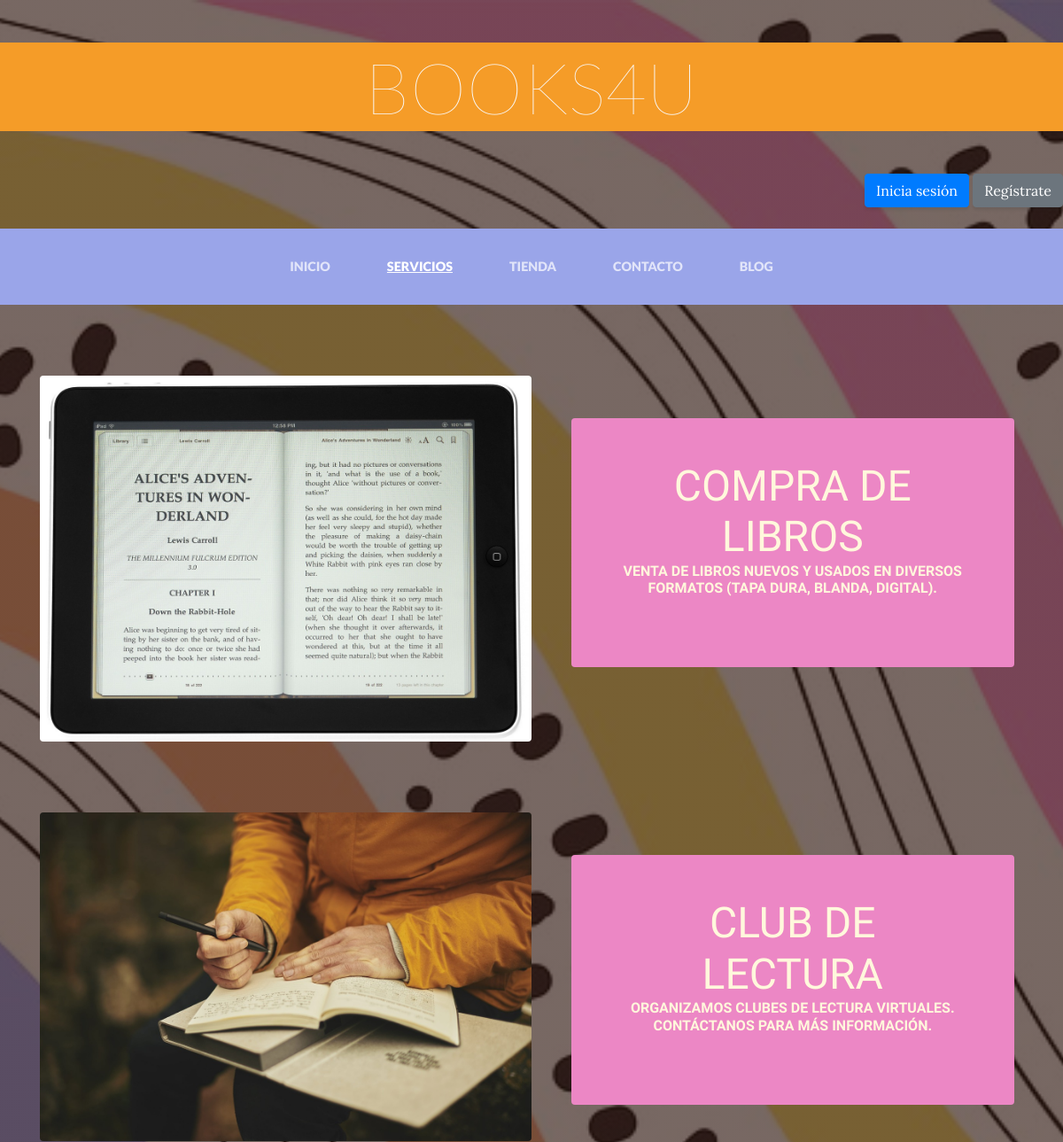
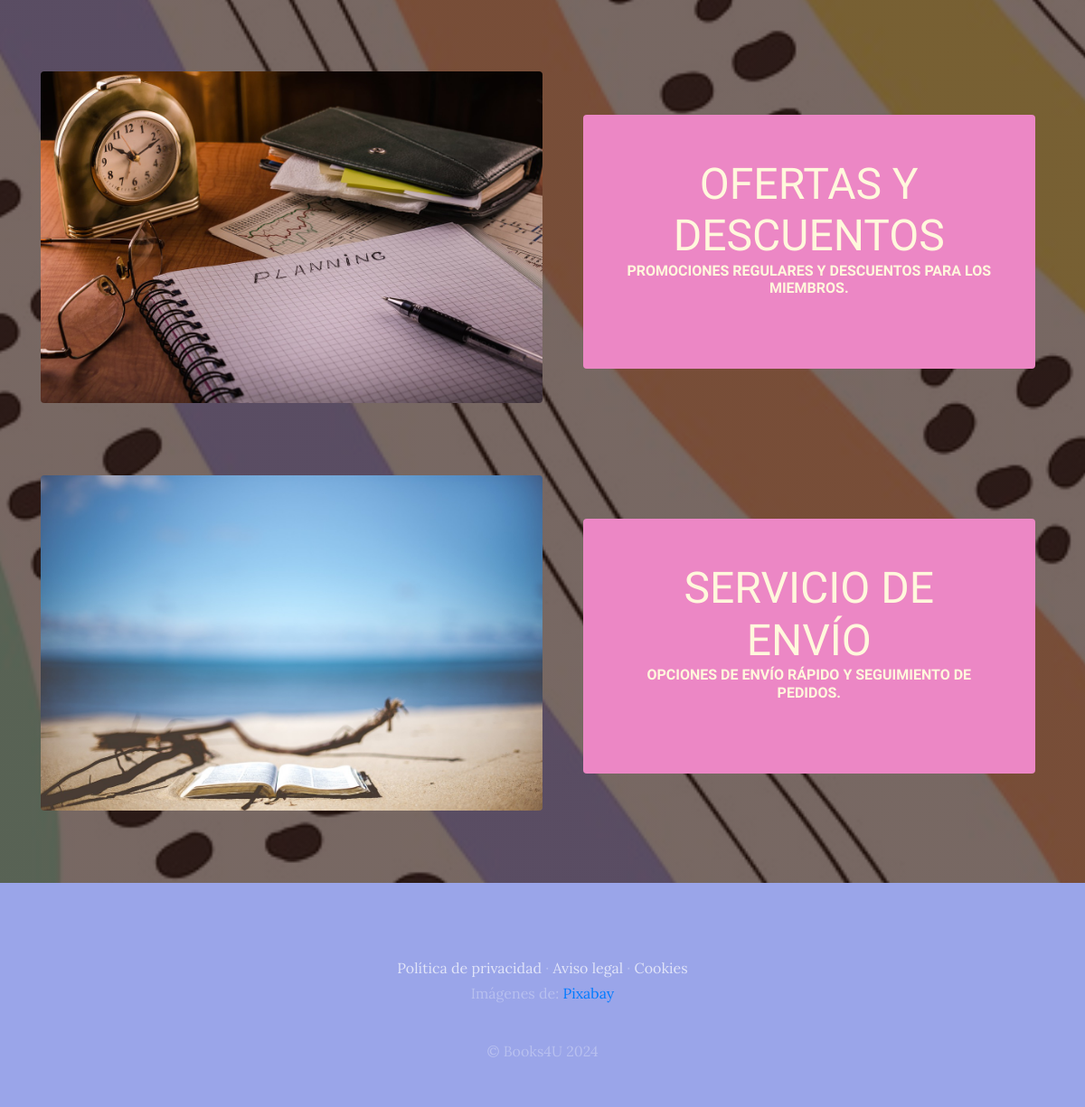
The app's page /servicios/ with its own data (2 pictures, top to bottom).
### ServicesApp/models.py (models this page shows, shortened)
class Service(models.Model):
    name = models.CharField(max_length=100)
    description = models.TextField(max_length=100)
    image = models.ImageField(upload_to='ServicesApp')
    createdAt = models.DateTimeField(auto_now_add=True)
    updatedAt = models.DateTimeField(auto_now_add=True)
    class Meta:
        verbose_name = ('service') # Model´name that should be displayed in the admin level
        verbose_name_plural = ('services') # Model name that should be displayed in the admin level

### ServicesApp/views.py (the view)
# urls.py: path('', views.services, name="Servicios"),
def services(request):
    all_services = Service.objects.all()
    return render(request, 'ServicesApp/services.html', {'all_services': all_services})

### CartApp/context_processor.py (called while the page is built)
def total_cart_amount(request):
    total = 0
    if request.user.is_authenticated:
        for key, value in request.session.get("cart", {}).items():
            total += float(value["prize"])
    else:
        total="Debes registrarte"
    return {"total_cart_amount": total}

### ServicesApp/templates/ServicesApp/services.html
{% extends "WebProjectApp/base.html" %}
{% load static %}
{% block content %}
{% for service in all_services %}
<section class="page-section clearfix">
  <div class="container">
    <div class="intro">
      <img
        class="intro-img img-fluid mb-3 mb-lg-0 rounded"
        src="{{service.image.url}}"
        alt="" style="width: 50%;"/>
      <div class="intro-text left-0 text-center bg-faded p-5 rounded">
        <h2 class="section-heading mb-4">
          <span class="section-heading-lower">{{ service.name }}</span>
          <span class="section-heading-upper">{{ service.description }}</span>
        </h2>
      </div>
    </div>
  </div>
</section>
{% endfor %}
{% endblock %}

### WebProjectApp/static/WebProjectApp/css/management.css (style rules this page uses)
:root { --yellow-dark:#F59C28; --yellow-light:#f8b358; --purple-baseline: #9AA5E9; --pink-baseline: #ec87c5; }
body { font-family: 'Lora'; background: linear-gradient(rgba(47, 23, 15, 0.65), rgba(47, 23, 15, 0.65)), url("../img/bg_main.jpg"); background-attachment: fixed; background-position: center; background-size: cover; }
h1, h2, h3, h4, h5, h6 { font-family: 'Raleway'; }
.page-section { margin-top: 5rem; margin-bottom: 5rem; }
.section-heading { text-transform: uppercase; }
.section-heading .section-heading-upper { display: block; font-size: 1rem; font-weight: 800; padding-bottom:.5rem; }
.section-heading .section-heading-lower { display: block; font-size: 3rem; font-weight: 100; }
.bg-faded { background-color: rgba(255, 255, 255, 0.85); }
.intro { position: relative; }
@media (min-width: 992px) { .intro .intro-img { width: 75%; float: left; } }
@media (min-width: 992px) { .intro .intro-text { left: 600; width: 60%; margin-top: 3rem; background-color: var(--pink-baseline); color: cornsilk; position: absolute; } }
@media (min-width: 1200px) { .intro .intro-text { width: 45%; } }

### records on screen
Service: image (picture), name "COMPRA DE LIBROS", description "VENTA DE LIBROS NUEVOS Y USADOS EN DIVERSOS FORMATOS (TAPA DURA, BLANDA, DIGITAL)."
Service: image (picture), name "CLUB DE LECTURA", description "ORGANIZAMOS CLUBES DE LECTURA VIRTUALES. CONTÁCTANOS PARA MÁS INFORMACIÓN."
Service: image (picture), name "OFERTAS Y DESCUENTOS", description "PROMOCIONES REGULARES Y DESCUENTOS PARA LOS MIEMBROS."
Service: image (picture), name "SERVICIO DE ENVÍO", description "OPCIONES DE ENVÍO RÁPIDO Y SEGUIMIENTO DE PEDIDOS."
